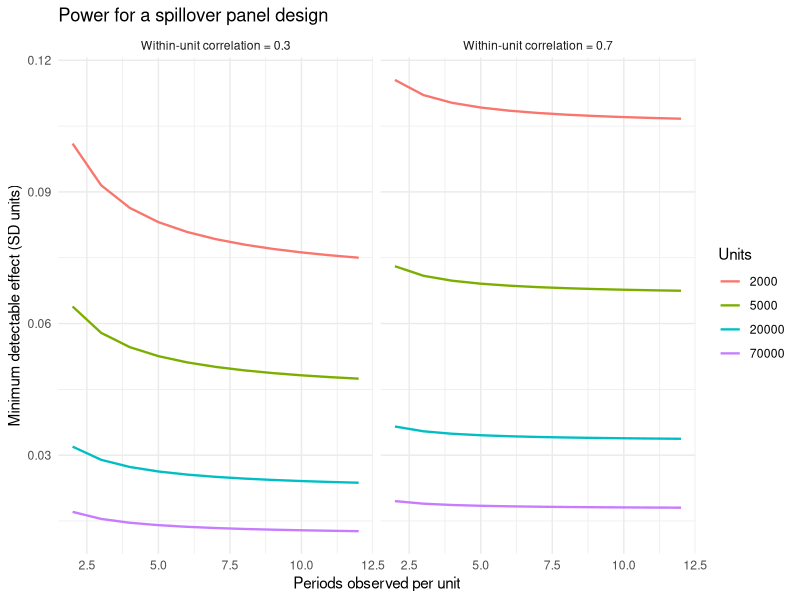

Reproduce this figure in R.
## ---- chunk 1
#| echo: true
#| message: false
#| warning: false
#| label: fig-pwm-mde
#| fig-cap: "Minimum detectable effect for a two-group spillover panel, at 80 percent power and a 5 percent two-sided test, as a share of the outcome's standard deviation. Repeated observations per unit help, but with diminishing returns that arrive quickly once the within-unit correlation is high, which is typical of balances, spend, and other sticky consumer outcomes."

library(ggplot2)

mde <- function(n_units, n_periods, rho = 0.6, p_treat = 0.5,
                power = 0.80, alpha = 0.05) {
  # Design effect for repeated measures on the same unit.
  deff <- 1 + (n_periods - 1) * rho
  n_eff <- n_units * n_periods / deff
  (qnorm(1 - alpha / 2) + qnorm(power)) *
    sqrt(1 / (n_eff * p_treat * (1 - p_treat)))
}

pw <- expand.grid(n_units = c(2000, 5000, 20000, 70000),
                  n_periods = 2:12, rho = c(0.3, 0.7))
pw$mde <- mapply(mde, pw$n_units, pw$n_periods, pw$rho)

ggplot(pw, aes(n_periods, mde, colour = factor(n_units))) +
  geom_line(linewidth = 0.8) +
  facet_wrap(~ paste("Within-unit correlation =", rho)) +
  scale_colour_discrete(name = "Units") +
  labs(x = "Periods observed per unit",
       y = "Minimum detectable effect (SD units)",
       title = "Power for a spillover panel design") +
  theme_minimal(base_size = 11)
